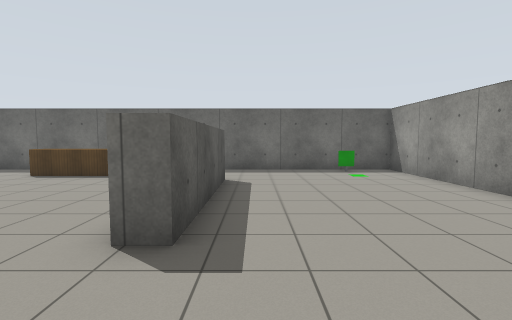
[1] (above)

16 first-person views from a walk through a robot-simulator world made for Gazebo. The camera is 1.2 m above the floor, tilts 4° down and sees 85° across. The floor is counted in squares, 1 m on a side. Each view is taken from the middle of a square. On the plan, view 1 faces up. The plan holds only what a view shows up to about 12 squares ahead; the rest is blank. Gazebo's built-in surfaces are drawn with simple patterns.

[2]
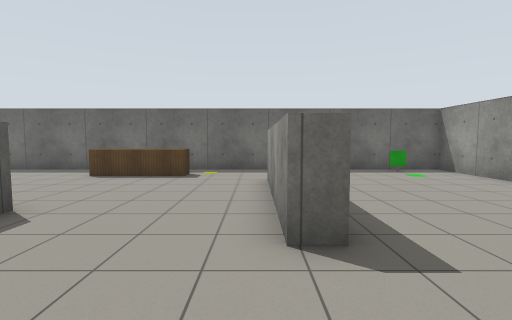

[3]
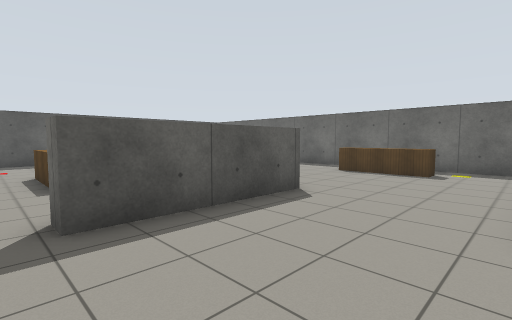

[4]
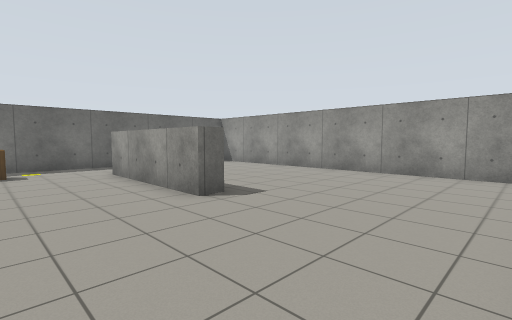

[5]
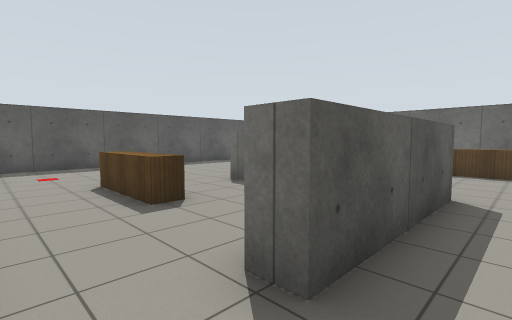

[6]
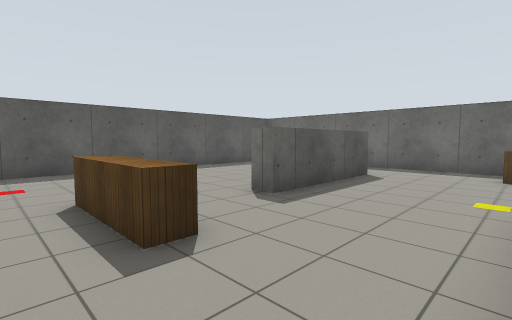

[7]
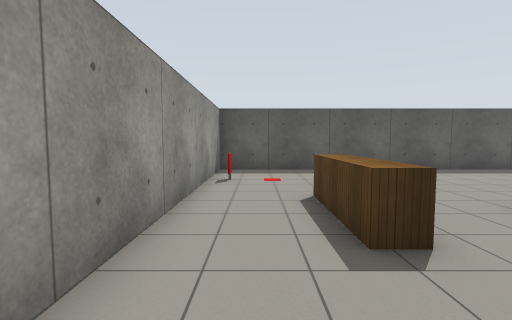

[8]
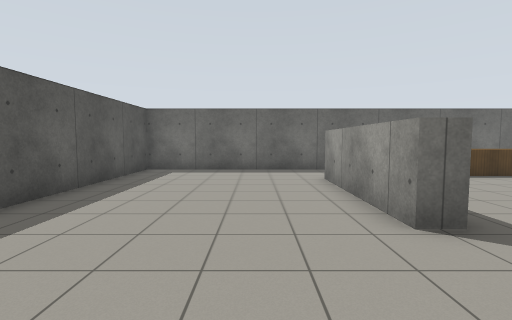

[9]
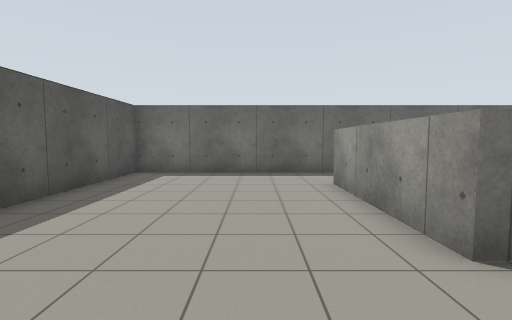

[10]
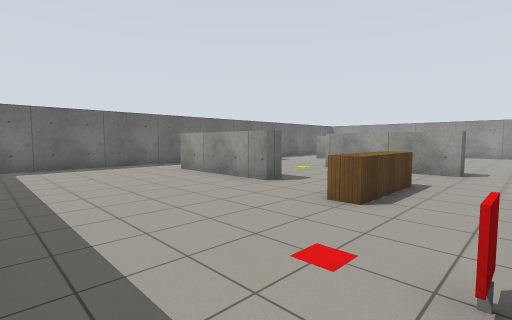

[11]
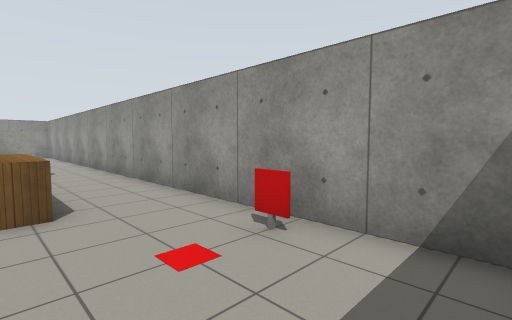

[12]
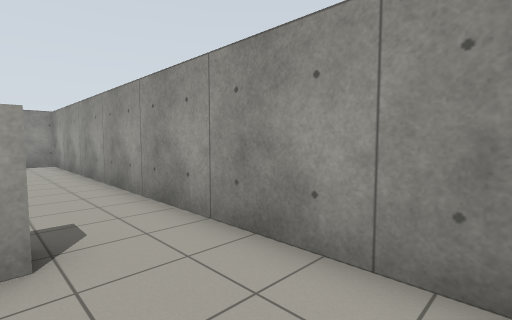

[13]
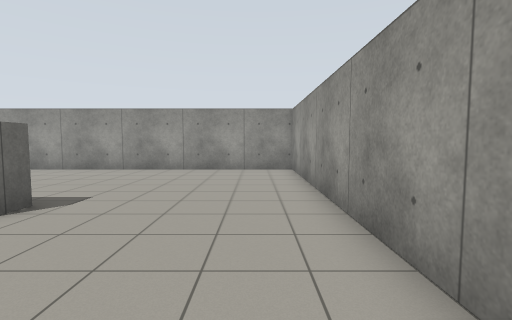

[14]
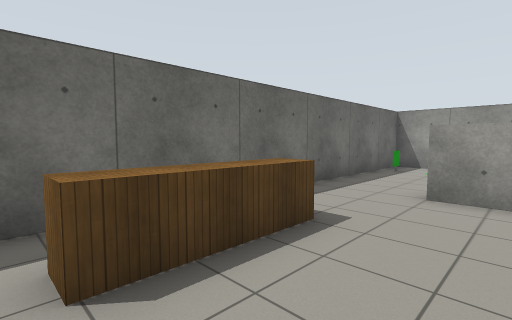

[15]
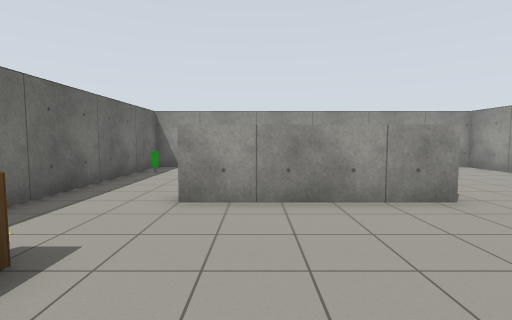

[16]
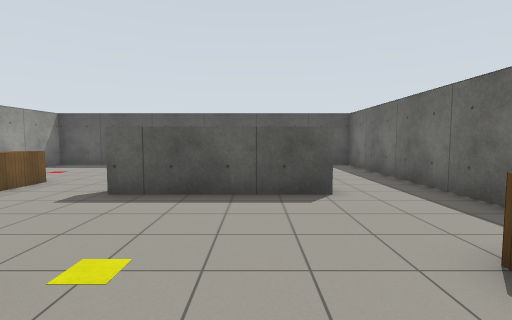

### Floor plan
Points are (right, up) in squares from view 1. A wall is a line through its corners. A room is listed if a view was taken in it or the views show most of it. See-through windows are left out.
Room 1 (views 1, 2, 3, 4, 5, 6, 7, 8, 9, 10, 11, 12, 13, 14, 15, 16)
walls: (-6.1, 4.8) (-6.1, -0.3) (-6.8, -0.3) (-6.8, 3.9); (-0.9, 8.5) (-0.9, 3.1) (-1.6, 3.1) (-1.6, 8.5); (-11.1, 8.8) (-11.1, 3.7) (-11.8, 3.7) (-11.8, 8.8); (5.5, 11.5) (-18.5, 11.5) (-18.5, -2.5) (5.5, -2.5) (5.5, 11.5)
objects: sign (-16, -2) to (-15, -2); crate (-13, 1) to (-10, 1); crate (-7, 10) to (-5, 10); sign (3, 11) to (4, 11)

Positions as (right, up) in squares from view 1, and headings:
1: (0, 0), facing up
2: (-2, 0), facing up
3: (-2, -1), facing up-left
4: (-5, -2), facing up-right
5: (-5, -2), facing up-left
6: (-7, -1), facing up-left
7: (-7, -1), facing left
8: (-14, 0), facing up
9: (-14, 1), facing up
10: (-18, -2), facing up-right
11: (-18, 1), facing down-right
12: (-10, 0), facing down-right
13: (-6, -1), facing right
14: (-8, 7), facing up-right
15: (-7, 7), facing right
16: (-5, 7), facing left
